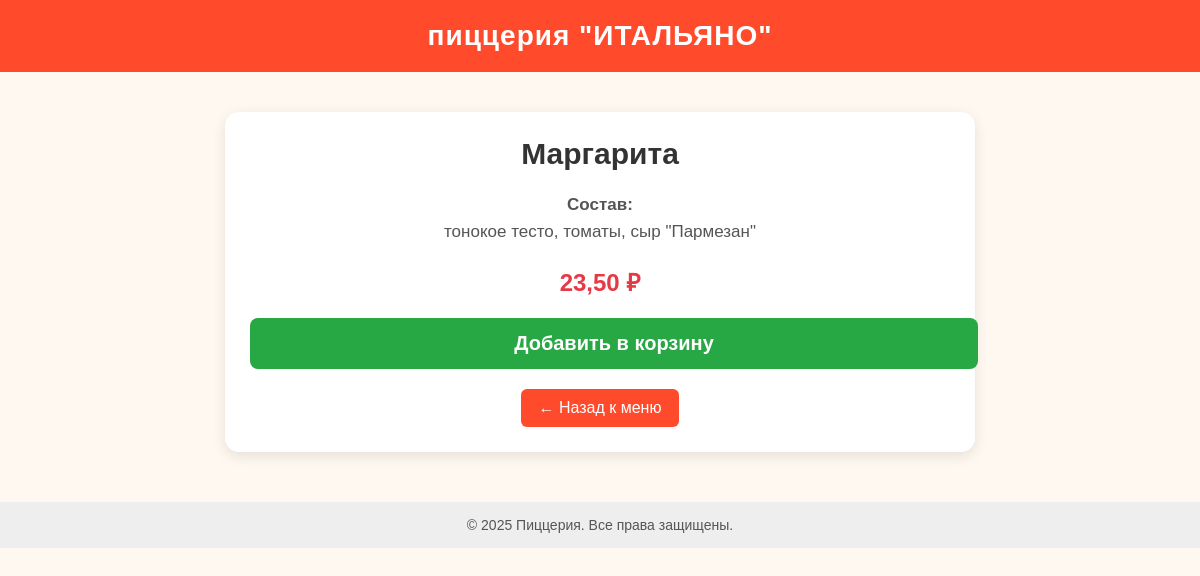
/pizza/маргарита-1/, run on the app's committed database.
### pizzeria/models.py (models this page shows, shortened)
class Pizza(models.Model):
    name = models.CharField(max_length=100, unique=True, verbose_name='Название')
    image = models.ImageField(upload_to='pizzas/', blank=True, null=True, verbose_name='Фото')
    ingredients = models.TextField(verbose_name='Состав')
    price = models.DecimalField(max_digits=7, decimal_places=2, verbose_name='Цена')
    slug = models.SlugField(unique=True, blank=True, null=True)

### pizzeria/views.py (called while the page is built)
def pizza_detail(request, slug):
    pizza = get_object_or_404(Pizza, slug=slug)
    return render(request, 'pizzeria/pizza_detail.html', {'pizza': pizza})

### pizzeria/templates/pizzeria/pizza_detail.html (shortened to what this page needs)
{% extends "pizzeria/base.html" %}
{% block content %}
<div class="pizza-card">
    <h1>{{ pizza.name }}</h1>
    <div class="ingredients">
        <strong>Состав:</strong><br>
        {{ pizza.ingredients }}
    </div>
    <div class="price">
        {{ pizza.price }} ₽
    </div>
    <a href="{% url 'add_to_cart' pizza.slug %}" class="order-btn">
        Добавить в корзину
    </a>
    <a href="{% url 'menu' %}" class="back-btn">← Назад к меню</a>
</div>
{% endblock %}

### pizzeria/templates/pizzeria/base.html (style rules this page uses)
body { margin: 0; padding: 0; font-family: "Arial", sans-serif; background: #fff8f0; color: #333; }

### pizzeria/templates/pizzeria/pizza_detail.html (style rules this page uses)
.pizza-card { max-width: 700px; margin: 40px auto; background: white; padding: 25px; border-radius: 14px; box-shadow: 0 4px 14px rgba(0, 0, 0, 0.1); }
h1 { margin: 0 0 10px; font-size: 30px; color: #333; text-align: center; }
.ingredients { font-size: 17px; line-height: 1.6; color: #555; margin: 20px 0; text-align: center; }
.price { font-size: 24px; color: #e63946; font-weight: bold; text-align: center; margin-bottom: 20px; }
.order-btn { display: block; width: 100%; padding: 14px; margin: 20px 0; text-align: center; background: #28a745; color: white; font-size: 20px; font-weight: bold; border-radius: 8px; text-decoration: none; transition: 0.3s; }
.back-btn { display: block; width: fit-content; padding: 10px 18px; background: #ff4b2b; color: white; text-decoration: none; border-radius: 6px; transition: 0.3s; margin: 0 auto; text-align: center; }

### data on the page
Pizza: name "Маргарита", ingredients "тонокое тесто, томаты, сыр \"Пармезан\"", price "23,50"
